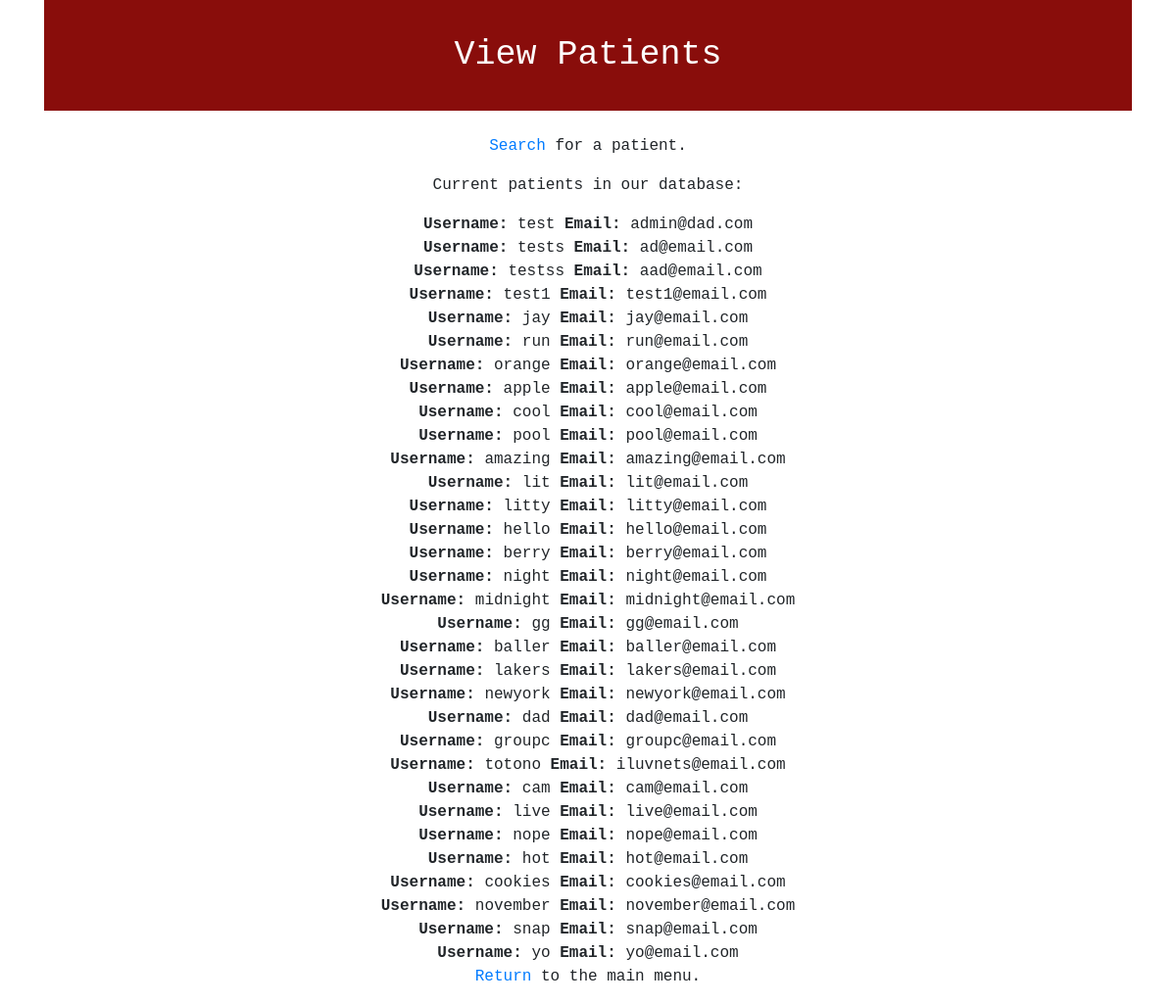
The app's page /viewPatients with its own data.
### tables this page shows
CREATE TABLE "user" (
	`username`	TEXT UNIQUE,
	`name`	TEXT,
	`password`	TEXT,
	`gender`	TEXT,
	`email`	TEXT UNIQUE,
	`intervention1`	INTEGER,
	`intervention2`	INTEGER,
	`intervention3`	INTEGER,
	PRIMARY KEY(`username`)
);

### app.py (the view)
@app.route('/viewPatients')
def viewPatients():
	connection = sqlite3.connect(db)
	c = connection.cursor()
	c.execute('SELECT username, email from user')
	posts = [dict (username=row[0], email=row[1]) for row in c.fetchall()]
	connection.commit()
	return render_template('viewPatients.html', posts=posts)

### templates/viewPatients.html
<!DOCTYPE html>
{% extends "base.html" %}
{% block content %}
<header>View Patients</header>
<br>
<body>
	<p><a href="/searchPatient">Search</a> for a patient.</p>
	<p>Current patients in our database:</p>
	{% for post in posts %}
		<strong>Username:</strong> {{post.username}}
		<strong>Email:</strong> {{post.email}} <br>
	{% endfor%}
  <p><a href="/therapistMain">Return</a> to the main menu.</p>
</body>
{% endblock %}

### templates/base.html (shortened to what this page needs)
<!DOCTYPE html>
<html>
  <head>
    <link href="static/bootstrap.min.css" rel="stylesheet" media="screen">
    <link href="static/style.css" rel="stylesheet" media="screen">
  </head>
  <body>
    <div class="container">
      {% block content %}{% endblock %}
    </div>
  </body>
</html>

### templates/base.html (style rules this page uses)
body { font-family: courier; text-align: center; }
header { background-color: #890d0b; padding: 30px; text-align: center; font-size: 35px; color: white; }

### records on screen
user: username "test", email "admin@dad.com"
user: username "tests", email "ad@email.com"
user: username "testss", email "aad@email.com"
user: username "test1", email "test1@email.com"
user: username "jay", email "jay@email.com"
user: username "run", email "run@email.com"
user: username "orange", email "orange@email.com"
user: username "apple", email "apple@email.com"
user: username "cool", email "cool@email.com"
user: username "pool", email "pool@email.com"
user: username "amazing", email "amazing@email.com"
user: username "lit", email "lit@email.com"
user: username "litty", email "litty@email.com"
user: username "hello", email "hello@email.com"
user: username "berry", email "berry@email.com"
user: username "night", email "night@email.com"
user: username "midnight", email "midnight@email.com"
user: username "gg", email "gg@email.com"
user: username "baller", email "baller@email.com"
user: username "lakers", email "lakers@email.com"
user: username "newyork", email "newyork@email.com"
user: username "dad", email "dad@email.com"
user: username "groupc", email "groupc@email.com"
user: username "totono", email "iluvnets@email.com"
user: username "cam", email "cam@email.com"
user: username "live", email "live@email.com"
user: username "nope", email "nope@email.com"
user: username "hot", email "hot@email.com"
user: username "cookies", email "cookies@email.com"
user: username "november", email "november@email.com"
user: username "snap", email "snap@email.com"
user: username "yo", email "yo@email.com"
